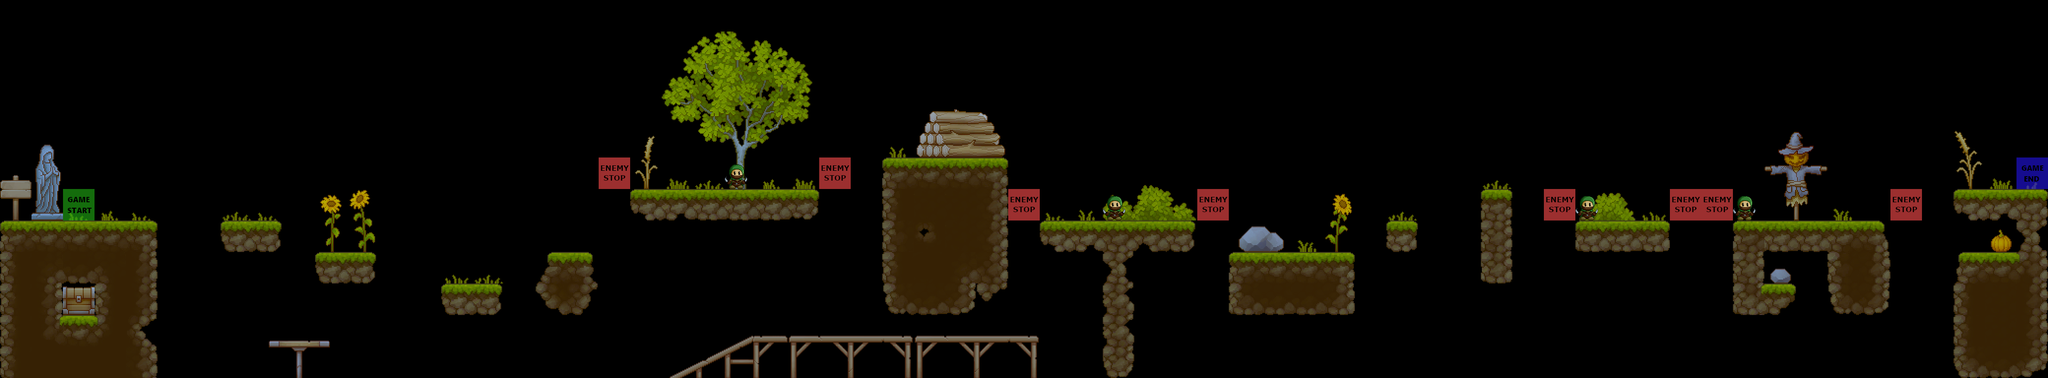

The image is a tile-based game level rendered from a .tmx file. Its description and source (layers, tilesets, objects; grid data summarised) follow:
An orthogonal 65x12 tile map with 64x64 px tiles, 5 tile layers (decorations, terrain, enemies, constraints, ...), 4 tilesets.

<map version="1.10" tiledversion="1.10.2" orientation="orthogonal" renderorder="right-down" width="65" height="12" tilewidth="64" tileheight="64" infinite="0" nextlayerid="6" nextobjectid="1">
 <editorsettings>
  <export target="level_1..csv" format="csv" />
 </editorsettings>
 <tileset firstgid="1" source="../../graphics/tiles/ground_tilesheet.tsx" />
 <tileset firstgid="257" source="../../graphics/tiles/decorations_tileshseet.tsx" />
 <tileset firstgid="1281" source="../../graphics/tiles/enemy_setup/enemy_setup.tsx" />
 <tileset firstgid="1283" source="../../graphics/tiles/player_setup/player_setup.tsx" />
 <layer id="2" name="decorations" width="65" height="12" locked="1">
  <data>[780 cells, 112 non-empty, 91 distinct tile ids]</data>
 </layer>
 <layer id="1" name="terrain" width="65" height="12" locked="1">
  <data>[780 cells, 118 non-empty, 80 distinct tile ids]</data>
 </layer>
 <layer id="3" name="enemies" width="65" height="12" locked="1">
  <data>[780 cells, 4 non-empty, 1 distinct tile ids]</data>
 </layer>
 <layer id="4" name="constraints" width="65" height="12" locked="1">
  <data>[780 cells, 8 non-empty, 1 distinct tile ids]</data>
 </layer>
 <layer id="5" name="player" width="65" height="12" locked="1">
  <data>[780 cells, 2 non-empty, 2 distinct tile ids]</data>
 </layer>
</map>
